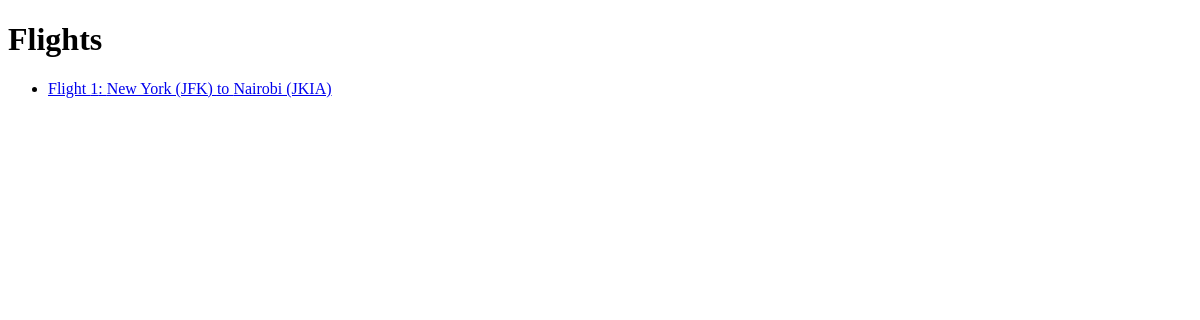
/flights/, run on an earlier commit of the app's database.
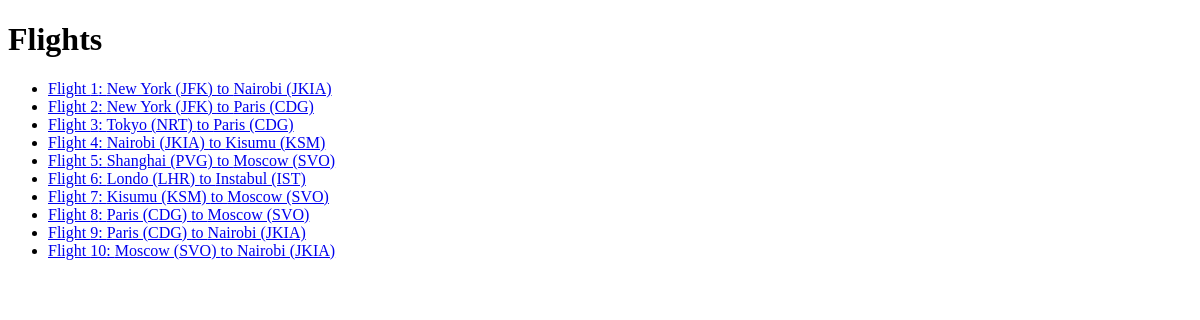
And on a later commit of the database.
### flights/models.py (models this page shows, shortened)
class Flight(models.Model): #this is for defining the parameters in a tablefor sql
    origin = models.ForeignKey(Airport, on_delete=models.CASCADE, related_name="departures")
    destination = models.ForeignKey(Airport, on_delete=models.CASCADE, related_name="arrivals")
    duration = models.IntegerField()

class Airport(models.Model):
    code = models.CharField(max_length=3)
    city = models.CharField(max_length=64)
    def __str__(self):
        return f"{self.city} ({self.code})"

### flights/views.py (the view)
# urls.py: path("", views.index, name="index"), #this is for creating a web app path here
def index(request):
    return render(request, "flights/index.html", {
        "flights":Flight.objects.all()
    })

### flights/templates/flights/index.html
{% extends "flights/layout.html" %}
 {% block body %}
    <h1>Flights</h1>
    <ul>
        {% for flight in flights %}
         <li>
             <a href="{% url 'flight' flight.id %}">
                Flight {{ flight.id }}: {{flight.origin}} to {{flight.destination}}
             </a>
             </li>
        {% endfor %}
    </ul>
 {% endblock %}

### flights/templates/flights/layout.html (shortened to what this page needs)
<!DOCTYPE html>
<html lang="en">
<head>
</head>
<body>
    {% block body %}
    {% endblock %}
</body>
</html>

What changed in the data, as far as the page shows it:
added Flight: id "2", origin "New York (JFK)", destination "Paris (CDG)"
added Flight: id "3", origin "Tokyo (NRT)", destination "Paris (CDG)"
added Flight: id "4", origin "Nairobi (JKIA)", destination "Kisumu (KSM)"
added Flight: id "5", origin "Shanghai (PVG)", destination "Moscow (SVO)"
added Flight: id "6", origin "Londo (LHR)", destination "Instabul (IST)"
added Flight: id "7", origin "Kisumu (KSM)", destination "Moscow (SVO)"
added Flight: id "8", origin "Paris (CDG)", destination "Moscow (SVO)"
added Flight: id "9", origin "Paris (CDG)", destination "Nairobi (JKIA)"
added Flight: id "10", origin "Moscow (SVO)", destination "Nairobi (JKIA)"
